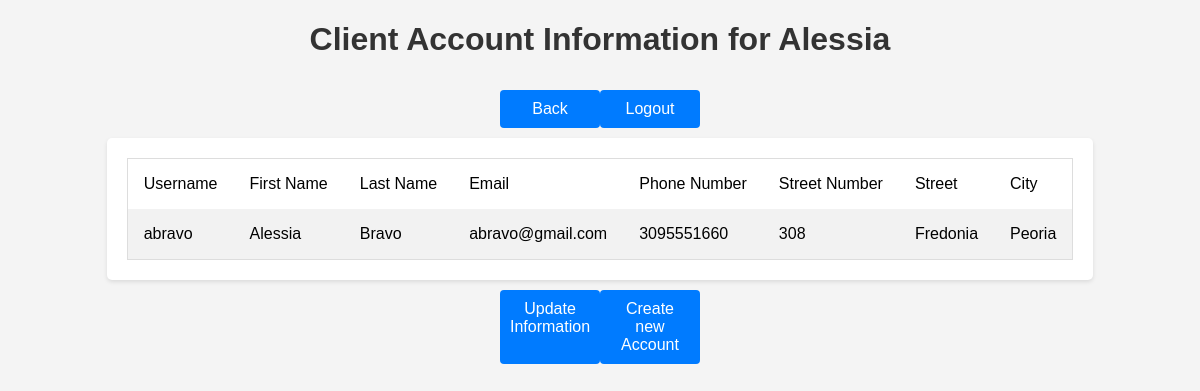
Page /personal-info.php (signed in) on the committed database.
### tables this page shows
CREATE TABLE `client` (
  `username` varchar(20) NOT NULL,
  `password` varchar(20) DEFAULT NULL,
  `f_name` varchar(20) DEFAULT NULL,
  `l_name` varchar(20) DEFAULT NULL,
  `email` varchar(50) DEFAULT NULL,
  `phone_num` varchar(10) DEFAULT NULL,
  `street_num` varchar(10) DEFAULT NULL,
  `street` varchar(20) DEFAULT NULL,
  `city` varchar(20) DEFAULT NULL
);

### includes/functions.php (called while the page is built, shortened)
<?php
    require_once 'db.php';
    function getClientInfo($user) {
        global $conn;
        $query = "SELECT username, password, f_name, l_name, email, phone_num, street_num, street, city FROM client WHERE username='".$user."'";
        $result = mysqli_query($conn, $query);
        return $result;
    }
?>

### personal-info.php (the view, shortened to what this page needs)
<!DOCTYPE html PUBLIC "-//W3C//DTD HTML 4.01 Transitional//EN"
    "http://www.w3.org/TR/html4/loose.dtd">
<?php
    require_once('includes/db.php');
    require_once('includes/functions.php');
    $user = $_SESSION['user'];
    $persInfo = getClientInfo($user);
?>
<html>
<head>
<link rel="stylesheet" href="styles/styles.css">
</head>
<body>
    <h1>Client Account Information for <?php echo mysqli_fetch_assoc(getClientInfo($user))['f_name'] ?></h1>
    <div class="nav">
        <a href="client.php">Back</a>
        <a href="?logout=true">Logout</a>
    </div>
    <div class="wrapper"><div class="table">
        <table>
            <tr>
                <td>Username</td>
                <td>First Name</td>
                <td>Last Name</td>
                <td>Email</td>
                <td>Phone Number</td>
                <td>Street Number</td>
                <td>Street</td>
                <td>City</td>
            </tr>
            <tr>
                <?php
                $row = mysqli_fetch_assoc($persInfo)
                ?>
                <td><?php echo $user; ?></td>
                <td><?php echo $row['f_name']; ?></td>
                <td><?php echo $row['l_name']; ?></td>
                <td><?php echo $row['email']; ?></td>
                <td><?php echo $row['phone_num']; ?></td>
                <td><?php echo $row['street_num']; ?></td>
                <td><?php echo $row['street']; ?></td>
                <td><?php echo $row['city']; ?></td>
            </tr>
        </table>
    </div></div>
    <div class="nav">
        <a href="update-client-info.php">Update Information</a>
        <a href="create-client.php">Create new Account</a>
    </div>
</body>
</html>

### styles/styles.css (style rules this page uses)
* { box-sizing: border-box; }
body { font-family: Arial; background-color: #f4f4f4; margin: 0; padding: 0; justify-content: center; align-items: center; }
.nav { padding: 10px; display: flex; justify-content: center; }
.table { background-color: #fff; padding: 20px; border-radius: 5px; box-shadow: 0 2px 4px rgba(0, 0, 0, 0.1); display: inline-grid; }
.wrapper { display: flex; justify-content: center; align-items: center; }
h1 { color: #333; text-align: center; }
a { width: 100px; padding: 10px; background-color: #007bff; color: #fff; border: none; border-radius: 4px; cursor: pointer; text-decoration: none; text-align: center; }
table { border-collapse: collapse; border-spacing: 0; border: 1px solid #ddd; }
th, td { text-align: left; padding: 16px; }
tr:nth-child(even) { background-color: #f2f2f2; }

### rows in the picture
client: f_name "Alessia", l_name "Bravo", email "abravo@gmail.com", phone_num "3095551660", street_num "308", street "Fredonia", city "Peoria"

### other values in the picture
$user "abravo"
